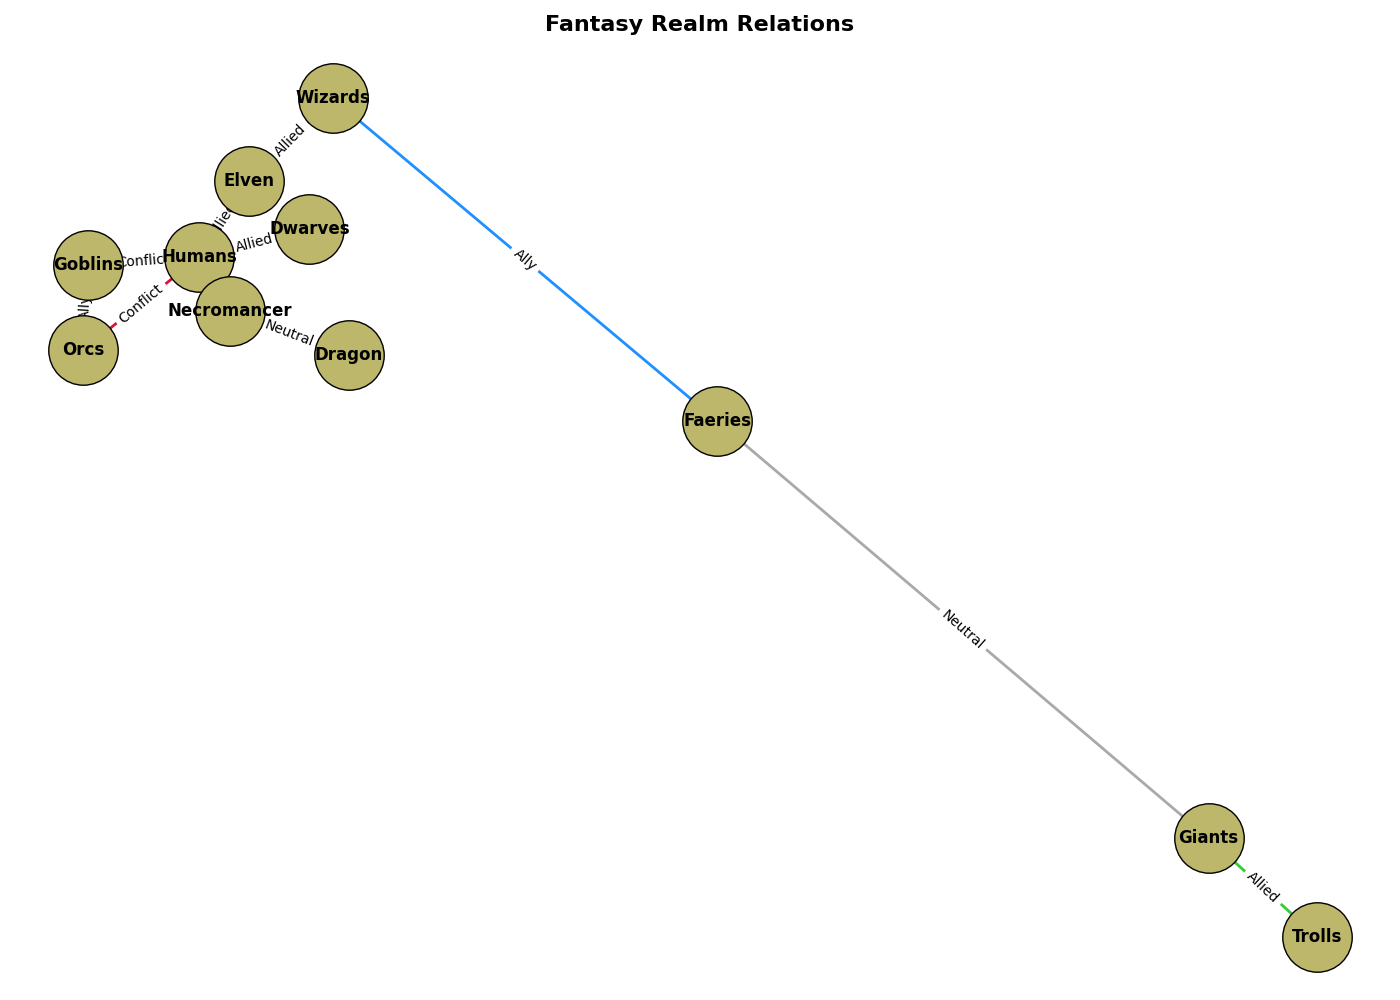

Python code for this plot:
import matplotlib.pyplot as plt
import networkx as nx

nodes = [
    "Elven", "Dwarves", "Humans",
    "Orcs", "Wizards", "Goblins",
    "Dragon", "Necromancer", "Giants",
    "Faeries", "Trolls"
]

edges = {
    ("Elven", "Humans"): {'relation': 'Allied', 'weight': 5},
    ("Dwarves", "Humans"): {'relation': 'Allied', 'weight': 4},
    ("Humans", "Orcs"): {'relation': 'Conflict', 'weight': 6},
    ("Wizards", "Elven"): {'relation': 'Allied', 'weight': 3},
    ("Goblins", "Orcs"): {'relation': 'Ally', 'weight': 4},
    ("Dragon", "Necromancer"): {'relation': 'Neutral', 'weight': 2},
    ("Necromancer", "Humans"): {'relation': 'Conflict', 'weight': 5},
    ("Humans", "Goblins"): {'relation': 'Conflict', 'weight': 3},
    ("Giants", "Trolls"): {'relation': 'Allied', 'weight': 7},
    ("Faeries", "Giants"): {'relation': 'Neutral', 'weight': 3},
    ("Faeries", "Wizards"): {'relation': 'Ally', 'weight': 5}
}

G = nx.DiGraph()
G.add_nodes_from(nodes)
for (start, end), attrs in edges.items():
    G.add_edge(start, end, **attrs)

pos = nx.spring_layout(G, seed=42)

plt.figure(figsize=(14, 10))

# Updated color scheme
colors = {
    'Allied': '#32CD32',   # LimeGreen
    'Conflict': '#DC143C', # Crimson
    'Ally': '#1E90FF',     # DodgerBlue
    'Neutral': '#A9A9A9'   # DarkGray
}

nx.draw_networkx_nodes(G, pos, node_size=2500, node_color='#BDB76B', edgecolors='black')  # Updated node color (DarkKhaki)
nx.draw_networkx_labels(G, pos, font_size=12, font_weight='bold')

for (start, end), attrs in edges.items():
    nx.draw_networkx_edges(G, pos, edgelist=[(start, end)], arrowstyle='->', arrowsize=20, width=2, edge_color=colors[attrs['relation']])
    nx.draw_networkx_edge_labels(G, pos, edge_labels={(start, end): attrs['relation']}, font_color='black')

plt.title("Fantasy Realm Relations", fontsize=16, fontweight='bold')

plt.axis('off')
plt.tight_layout()

plt.show()
